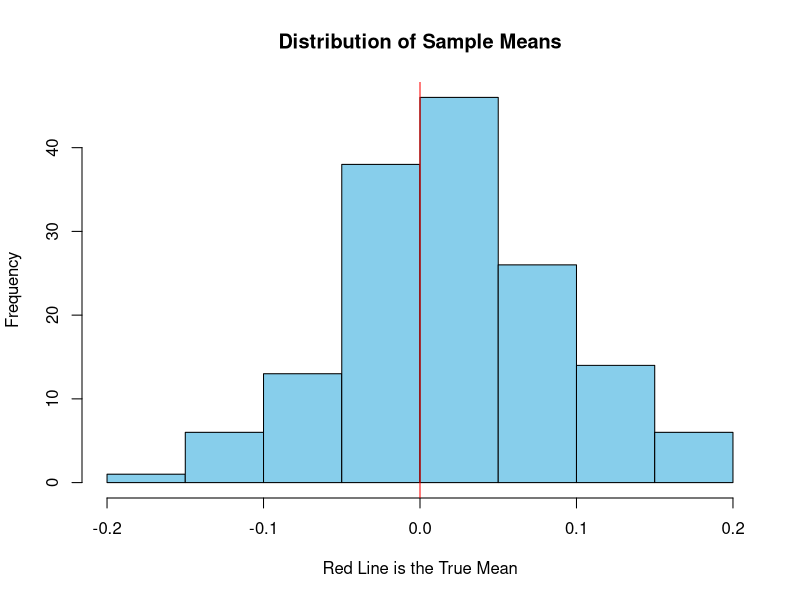
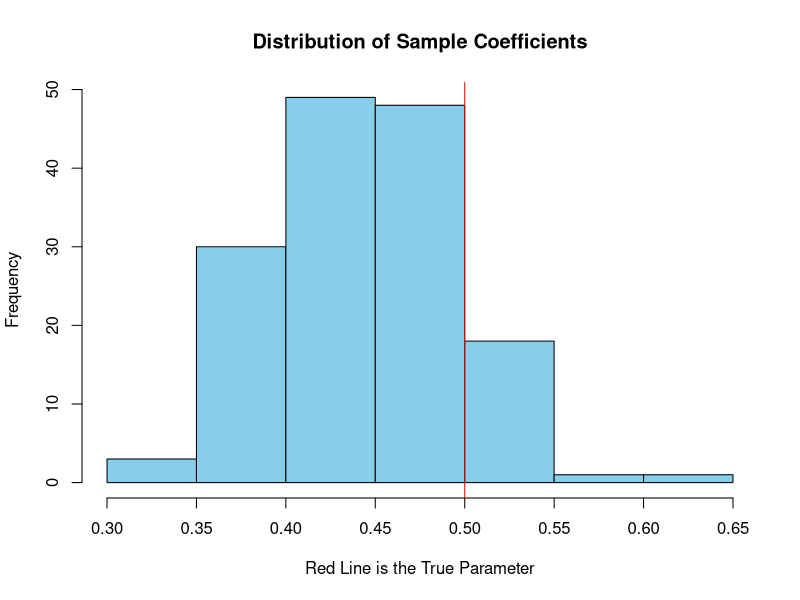

The R source for these figures, in order:
## ---- chunk 1
# Example Data
inputSize <- 200; inputNSampl <- 150 ; inputNormal <- TRUE
myPopulation <- if(inputNormal) rnorm(1e4) else rlnorm(1e4)
smplMeans <- replicate(inputNSampl, {mean(sample(myPopulation, inputSize))} )
## ---- chunk 2
hist(smplMeans, col='skyblue', main='Distribution of Sample Means', xlab='Red Line is the True Mean')
abline(v=0, col ='red')
## ---- chunk 3
# Example Data
inputAssoc <- 0.5; myX <- rnorm(1e4) ; myY <- myX*inputAssoc+rnorm(1e4)
smplCors <- replicate(inputNSampl, {
  sam <- sample(1:1e4, inputSize); cor(myX[sam], myY[sam])
})
## ---- chunk 4
hist(smplCors, col='skyblue', main='Distribution of Sample Coefficients',
     xlab = 'Red Line is the True Parameter')
abline(v=inputAssoc, col = 'red')
